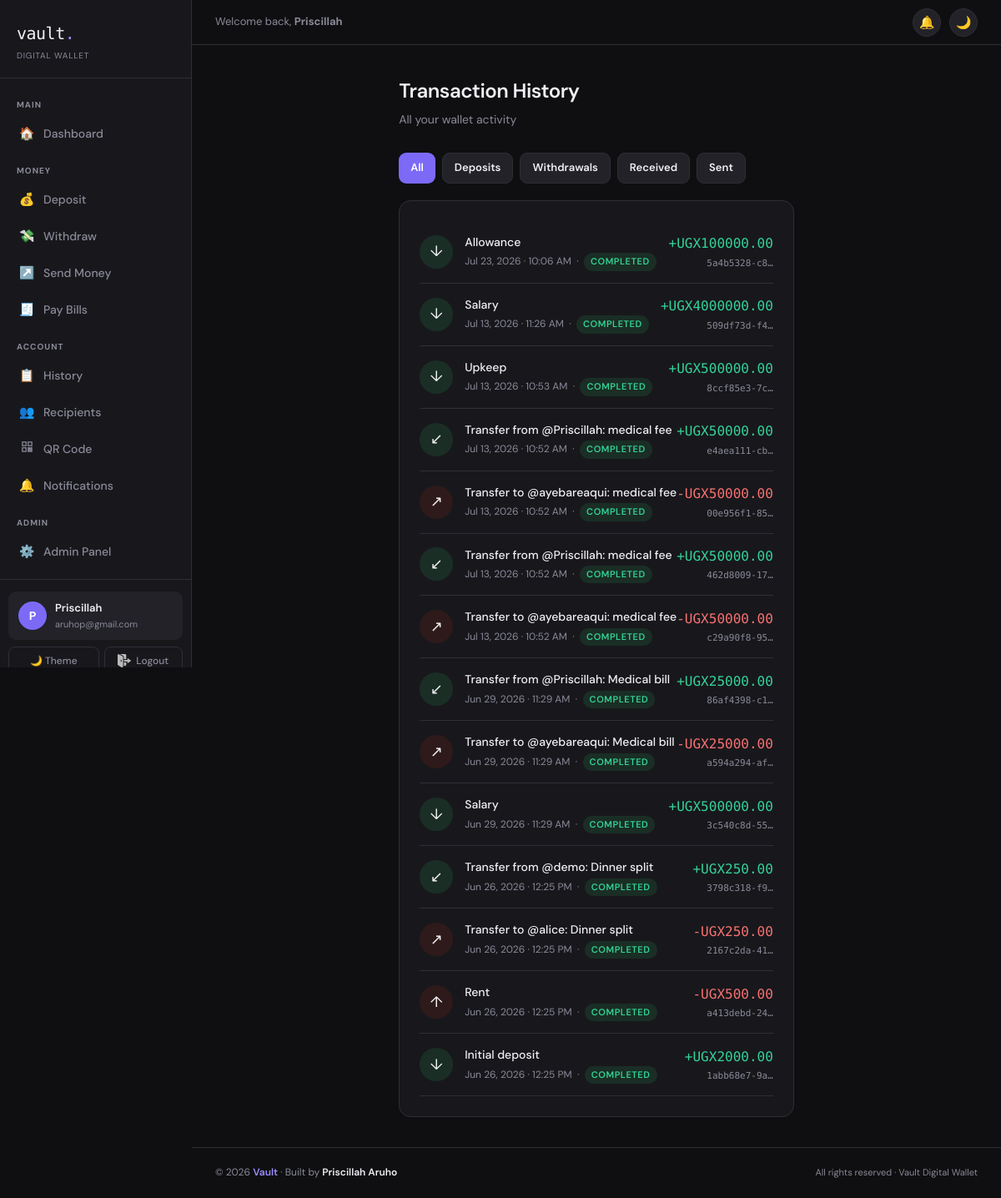
Screenshot of /vadmin/transactions/ (signed in) with the database file from the repository.
### wallet/models.py (models this page shows, shortened)
class Transaction(models.Model):
    TRANSACTION_TYPES = [
        ('deposit', 'Deposit'),
        ('withdrawal', 'Withdrawal'),
        ('transfer_in', 'Transfer In'),
        ('transfer_out', 'Transfer Out'),
    ]
    STATUS_CHOICES = [
        ('pending', 'Pending'),
        ('completed', 'Completed'),
        ('failed', 'Failed'),
    ]
    id = models.UUIDField(primary_key=True, default=uuid.uuid4, editable=False)
    wallet = models.ForeignKey(Wallet, on_delete=models.CASCADE, related_name='transactions')
    transaction_type = models.CharField(max_length=20, choices=TRANSACTION_TYPES)
    amount = models.DecimalField(max_digits=12, decimal_places=2)
    status = models.CharField(max_length=10, choices=STATUS_CHOICES, default='completed')
    description = models.CharField(max_length=255, blank=True)
    reference = models.CharField(max_length=100, blank=True)
    created_at = models.DateTimeField(auto_now_add=True)
    class Meta:
        ordering = ['-created_at']

### vadmin/views.py (the view)
# urls.py: path('transactions/', views.transactions, name='admin_transactions'),
@admin_required
def transactions(request):
    txn_type = request.GET.get('type', '')
    query = request.GET.get('q', '')
    txns = Transaction.objects.select_related('wallet__user').order_by('-created_at')
    if txn_type:
        txns = txns.filter(transaction_type=txn_type)
    if query:
        txns = txns.filter(
            Q(wallet__user__username__icontains=query) |
            Q(description__icontains=query)
        )
    return render(request, 'vadmin/transactions.html', {
        'transactions': txns[:100],
        'filter_type': txn_type,
        'query': query,
    })

### vadmin/context_processors.py (called while the page is built)
def admin_counts(request):
    if request.user.is_authenticated and request.user.is_staff:
        return {
            'pending_kyc_count': KYCDocument.objects.filter(status='pending').count(),
            'pending_withdrawal_count': WithdrawalRequest.objects.filter(status='pending').count(),
            'active_flag_count': FraudFlag.objects.filter(resolved=False).count(),
        }
    return {}

### vadmin/templates/vadmin/transactions.html (shortened to what this page needs)
{% extends 'wallet/base.html' %}
{% block content %}
<div class="page">
  <div class="page-header">
    <h1>Transaction History</h1>
    <p>All your wallet activity</p>
  </div>
  <div style="display:flex; gap:8px; margin-bottom:20px; flex-wrap:wrap;">
    <a href="{% url 'transactions' %}" class="btn {% if not filter_type %}btn-primary{% else %}btn-ghost{% endif %}" style="font-size:13px; padding:7px 14px;">All</a>
    <a href="?type=deposit" class="btn {% if filter_type == 'deposit' %}btn-primary{% else %}btn-ghost{% endif %}" style="font-size:13px; padding:7px 14px;">Deposits</a>
    <a href="?type=withdrawal" class="btn {% if filter_type == 'withdrawal' %}btn-primary{% else %}btn-ghost{% endif %}" style="font-size:13px; padding:7px 14px;">Withdrawals</a>
    <a href="?type=transfer_in" class="btn {% if filter_type == 'transfer_in' %}btn-primary{% else %}btn-ghost{% endif %}" style="font-size:13px; padding:7px 14px;">Received</a>
    <a href="?type=transfer_out" class="btn {% if filter_type == 'transfer_out' %}btn-primary{% else %}btn-ghost{% endif %}" style="font-size:13px; padding:7px 14px;">Sent</a>
  </div>
  <div class="card">
    {% if transactions %}
      {% for txn in transactions %}
      <div style="display:flex; justify-content:space-between; align-items:center; padding:14px 0; border-bottom:1px solid var(--border);">
        <div style="display:flex; align-items:center; gap:14px;">
          <div style="width:40px; height:40px; border-radius:50%; display:flex; align-items:center; justify-content:center; font-size:18px; flex-shrink:0;
            background:{% if txn.transaction_type == 'deposit' or txn.transaction_type == 'transfer_in' %}#1a2e25{% else %}#2e1a1a{% endif %};">
            {% if txn.transaction_type == 'deposit' %}↓
            {% elif txn.transaction_type == 'withdrawal' %}↑
            {% elif txn.transaction_type == 'transfer_in' %}↙
            {% else %}↗{% endif %}
          </div>
          <div>
            <div style="font-size:14px; font-weight:500;">{{ txn.description|default:txn.get_transaction_type_display }}</div>
            <div style="font-size:12px; color:var(--muted); margin-top:2px;">
              {{ txn.created_at|date:"M d, Y · g:i A" }}
              &nbsp;·&nbsp;
              <span class="badge {% if txn.status == 'completed' %}badge-green{% elif txn.status == 'failed' %}badge-red{% else %}badge-yellow{% endif %}">{{ txn.status }}</span>
            </div>
          </div>
        </div>
        <div style="text-align:right;">
          <div style="font-family:var(--mono); font-size:16px; font-weight:500;"
            class="{% if txn.transaction_type == 'deposit' or txn.transaction_type == 'transfer_in' %}text-green{% else %}text-red{% endif %}">
            {% if txn.transaction_type == 'deposit' or txn.transaction_type == 'transfer_in' %}+{% else %}-{% endif %}UGX{{ txn.amount|floatformat:2 }}
          </div>
          <div style="font-size:11px; color:var(--muted); font-family:var(--mono); margin-top:2px;">{{ txn.id|truncatechars:12 }}</div>
        </div>
      </div>
      {% endfor %}
    {% else %}
      <div style="text-align:center; padding:48px 0; color:var(--muted); font-size:14px;">
        No transactions found.<br><br>
        <a href="{% url 'deposit' %}" class="btn btn-primary" style="font-size:13px;">Make a deposit</a>
      </div>
    {% endif %}
  </div>
</div>
{% endblock %}

### templates/wallet/base.html (shortened to what this page needs)
<!DOCTYPE html>
<html lang="en">
<head>
  {% load static %}
</head>
<body>
{% if user.is_authenticated %}
<aside class="sidebar" id="sidebar">
  <div class="sidebar-brand">
    <div class="logo">vault<span>.</span></div>
    <div class="tagline">Digital Wallet</div>
  </div>
  <nav class="sidebar-nav">
    <div class="nav-section">Main</div>
    <a href="{% url 'dashboard' %}" {% if request.resolver_match.url_name == 'dashboard' %}class="active"{% endif %}>
      <span class="nav-icon">🏠</span> Dashboard
    </a>
    <div class="nav-section">Money</div>
    <a href="{% url 'deposit' %}" {% if request.resolver_match.url_name == 'deposit' %}class="active"{% endif %}>
      <span class="nav-icon">💰</span> Deposit
    </a>
    <a href="{% url 'withdraw' %}" {% if request.resolver_match.url_name == 'withdraw' %}class="active"{% endif %}>
      <span class="nav-icon">💸</span> Withdraw
    </a>
    <a href="{% url 'transfer' %}" {% if request.resolver_match.url_name == 'transfer' %}class="active"{% endif %}>
      <span class="nav-icon">↗️</span> Send Money
    </a>
    <a href="{% url 'utilities' %}" {% if request.resolver_match.url_name == 'utilities' %}class="active"{% endif %}>
      <span class="nav-icon">🧾</span> Pay Bills
    </a>
    <div class="nav-section">Account</div>
    <a href="{% url 'transactions' %}" {% if request.resolver_match.url_name == 'transactions' %}class="active"{% endif %}>
      <span class="nav-icon">📋</span> History
    </a>
    <a href="{% url 'recipients' %}" {% if request.resolver_match.url_name == 'recipients' %}class="active"{% endif %}>
      <span class="nav-icon">👥</span> Recipients
    </a>
    <a href="{% url 'qr_code' %}" {% if request.resolver_match.url_name == 'qr_code' %}class="active"{% endif %}>
      <span class="nav-icon">
      </span> QR Code
    </a>
    <a href="{% url 'notifications' %}" {% if request.resolver_match.url_name == 'notifications' %}class="active"{% endif %}>
      <span class="nav-icon">🔔</span> Notifications
    </a>
    {% if user.is_staff %}
    <div class="nav-section">Admin</div>
    <a href="{% url 'admin_dashboard' %}">
      <span class="nav-icon">⚙️</span> Admin Panel
    </a>
    {% endif %}
  </nav>
  <div class="sidebar-footer">
    <div class="user-info">
      <div class="user-avatar">{{ user.first_name|first|upper|default:user.username|first|upper }}</div>
      <div style="overflow:hidden; min-width:0;">
        <div class="user-name">{{ user.get_full_name|default:user.username }}</div>
        <div class="user-email">{{ user.email|truncatechars:22 }}</div>
      </div>
    </div>
    <div class="footer-btns">
      <button class="footer-btn" id="themeToggle">🌙 Theme</button>
     <form method="post" action="{% url 'logout' %}" style="flex:1;">
  <button type="submit" class="footer-btn danger" style="width:100%;">
    <img src="{% static 'logout.png' %}" alt="Logout" style="width:16px; height:16px; filter:invert(1); opacity:0.7;">
    Logout
  </button>
</form>
    </div>
  </div>
</aside>
<div class="main">
  <div class="topbar">
    <div style="display:flex; align-items:center; gap:12px;">
      <span class="topbar-left">Welcome back, <strong>{{ user.first_name|default:user.username }}</strong></span>
    </div>
    <div class="topbar-right">
      <a href="{% url 'notifications' %}" class="bell-btn">
        🔔
      </a>
      <button class="theme-btn" id="themeToggle2">🌙</button>
    </div>
  </div>
  {% block content %}{% endblock %}
  <footer style="padding: 20px 28px; border-top: 1px solid var(--border); margin-top: auto;">
    <div style="display:flex; align-items:center; justify-content:space-between; flex-wrap:wrap; gap:8px;">
      <div style="font-size:12px; color:var(--muted);">
        © 2026 <span style="color:var(--accent-light); font-weight:600;">Vault</span> · Built by <span style="color:var(--text); font-weight:600;">Priscillah Aruho</span>
      </div>
      <div style="font-size:11px; color:var(--muted);">
        All rights reserved · Vault Digital Wallet
      </div>
    </div>
  </footer>
</div>
{% else %}
  {% block unauthenticated_content %}{% endblock %}
{% endif %}
</body>
</html>

### rows the page displays
Transaction: description "Allowance", created_at "Jul 23, 2026 · 10:06 AM", status "COMPLETED", amount "100000.00", id "5a4b5328-c8…"
Transaction: description "Salary", created_at "Jul 13, 2026 · 11:26 AM", status "COMPLETED", amount "4000000.00", id "509df73d-f4…"
Transaction: description "Upkeep", created_at "Jul 13, 2026 · 10:53 AM", status "COMPLETED", amount "500000.00", id "8ccf85e3-7c…"
Transaction: description "Transfer from @Priscillah: medical fee", created_at "Jul 13, 2026 · 10:52 AM", status "COMPLETED", amount "50000.00", id "e4aea111-cb…"
Transaction: description "Transfer to @ayebareaqui: medical fee", created_at "Jul 13, 2026 · 10:52 AM", status "COMPLETED", amount "50000.00", id "00e956f1-85…"
Transaction: description "Transfer from @Priscillah: medical fee", created_at "Jul 13, 2026 · 10:52 AM", status "COMPLETED", amount "50000.00", id "462d8009-17…"
Transaction: description "Transfer to @ayebareaqui: medical fee", created_at "Jul 13, 2026 · 10:52 AM", status "COMPLETED", amount "50000.00", id "c29a90f8-95…"
Transaction: description "Transfer from @Priscillah: Medical bill", created_at "Jun 29, 2026 · 11:29 AM", status "COMPLETED", amount "25000.00", id "86af4398-c1…"
Transaction: description "Transfer to @ayebareaqui: Medical bill", created_at "Jun 29, 2026 · 11:29 AM", status "COMPLETED", amount "25000.00", id "a594a294-af…"
Transaction: description "Salary", created_at "Jun 29, 2026 · 11:29 AM", status "COMPLETED", amount "500000.00", id "3c540c8d-55…"
Transaction: description "Transfer from @demo: Dinner split", created_at "Jun 26, 2026 · 12:25 PM", status "COMPLETED", amount "250.00", id "3798c318-f9…"
Transaction: description "Transfer to @alice: Dinner split", created_at "Jun 26, 2026 · 12:25 PM", status "COMPLETED", amount "250.00", id "2167c2da-41…"
Transaction: description "Rent", created_at "Jun 26, 2026 · 12:25 PM", status "COMPLETED", amount "500.00", id "a413debd-24…"
Transaction: description "Initial deposit", created_at "Jun 26, 2026 · 12:25 PM", status "COMPLETED", amount "2000.00", id "1abb68e7-9a…"

### other values shown
{{ user.first_name|first|upper|default:user.username|first|upper }} "P"
{{ user.get_full_name|default:user.username }} "Priscillah"
{{ user.email|truncatechars:22 }} "aruhop@gmail.com"
{{ user.first_name|default:user.username }} "Priscillah"
